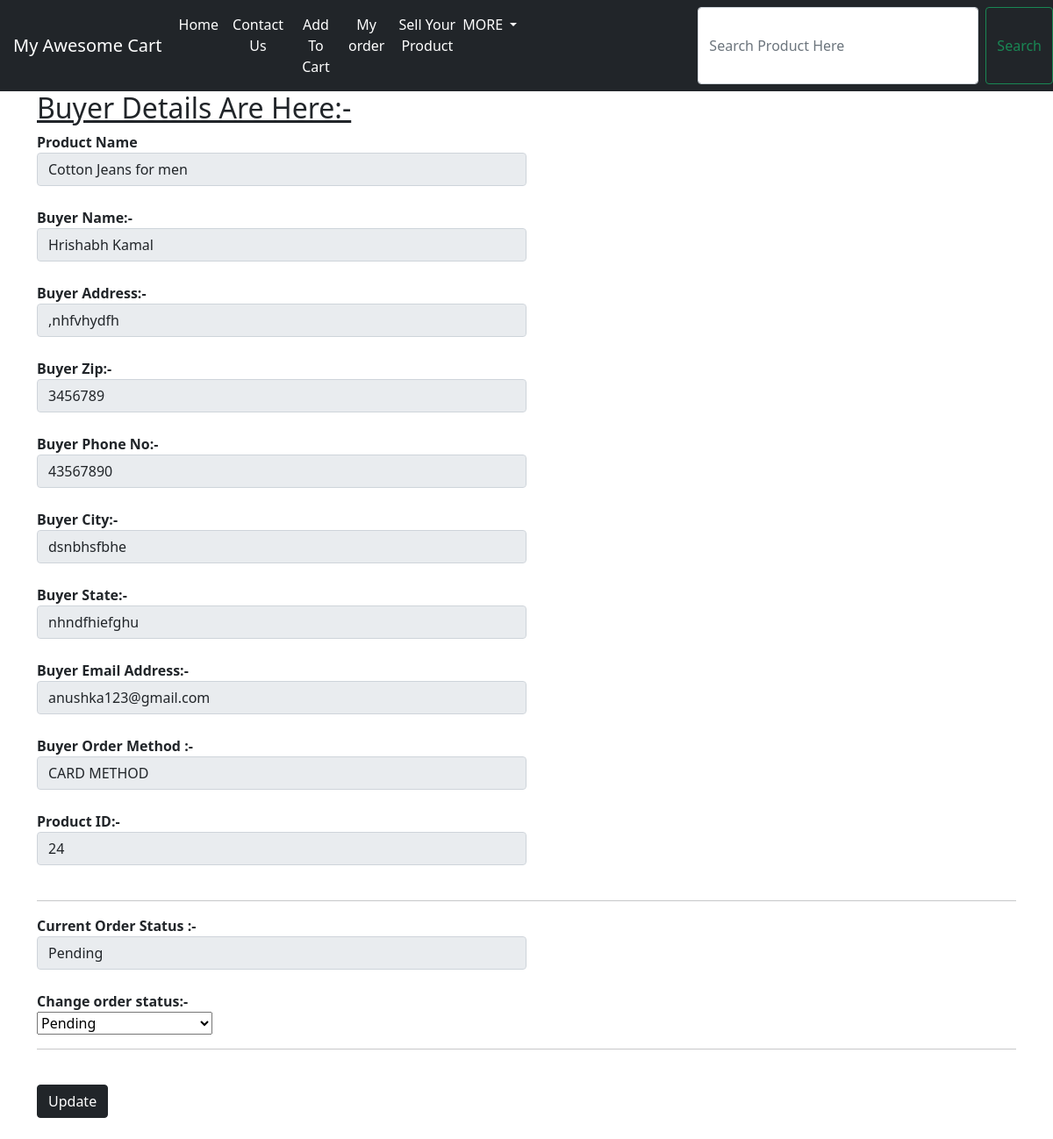
Page /shop/moredetail/122 on the committed database.
### shop/models.py (models this page shows, shortened)
class Order(models.Model):
    product_image=models.ImageField(upload_to="shop/images")
    product_name=models.CharField(max_length=200)
    product_price=models.CharField(max_length=200)
    name=models.CharField(max_length=50)
    email=models.CharField(max_length=50, default="")
    address1=models.CharField(max_length=100, default="")
    address2=models.CharField(max_length=400, default="")
    city=models.CharField(max_length=100, default="")
    state=models.CharField(max_length=50, default="")
    zip=models.IntegerField(default=0)
    phone=models.CharField(max_length=10,default="0")
    order_method=models.CharField(max_length=50, default="")
    product_id=models.CharField(max_length=1,default=0)
    admin_id=models.IntegerField(default="")
    user_uid=models.IntegerField(default=0)
    order_status=models.CharField(max_length=200,default="Pending")

### shop/views.py (the view)
# urls.py: path('moredetail/<int:myid>', views.moredetail,       name="moredetail"),
def moredetail(requests,myid):
    order= Order.objects.filter(id=myid)
    context={'order':order[0]}
    return render(requests, 'shop/moredetail.html',context)

### templates/shop/moredetail.html (shortened to what this page needs)
{% extends 'shop/basic.html' %}
{% block body %}
      <div class="container">
        <h2><u>Buyer Details Are Here:-</u></h2>
                <b><div class="form-group col-md-6">
                    <label for="name">Product Name</label>
                    <input readonly="readonly" class="form-control" id="name" value="{{order.product_name}}">
                </div><br>
                <div class="form-group col-md-6">
                	<label for="pr">Buyer Name:-</label>
    				<input id="pr" readonly="readonly" class="form-control" value="{{order.name}}"></input><br>
    			</div>
    			<div class="form-group col-md-6">
                	<label for="pr">Buyer Address:-</label>
    				<input id="pr" readonly="readonly" class="form-control" value="{{order.address1}},{{order.address2}}"></input><br>
    			</div>
    			<div class="form-group col-md-6">
                	<label for="pr">Buyer Zip:-</label>
    				<input id="pr" readonly="readonly" class="form-control" value="{{order.zip}}" ></input><br>
    			</div>
    			<div class="form-group col-md-6">
                	<label for="pr">Buyer Phone No:-</label>
    				<input id="pr" readonly="readonly" class="form-control" value="{{order.phone}}"></input><br>
    			</div>
    			<div class="form-group col-md-6">
                	<label for="pr">Buyer City:-</label>
    				<input id="pr" readonly="readonly" class="form-control" value="{{order.city}}"></input><br>
    			</div>
    			<div class="form-group col-md-6">
                	<label for="pr">Buyer State:-</label>
    				<input id="pr" readonly="readonly" class="form-control" value="{{order.state}}"></input><br>
    			</div>
    			<div class="form-group col-md-6">
                	<label for="pr">Buyer Email Address:-</label>
    				<input id="pr" readonly="readonly" class="form-control" value="{{order.email}}"></input><br>
    			</div>
                <div class="form-group col-md-6">
                    <label for="pr">Buyer Order Method :-</label>
                    <input id="pr" readonly="readonly" class="form-control" value="{{order.order_method}}"></input><br>
                </div>
                <div class="form-group col-md-6">
                    <label for="pr">Product ID:-</label>
                    <input id="pr" readonly="readonly" class="form-control" value="{{order.product_id}}"></input><br>
                </div>
                <hr>
                <div class="form-group col-md-6">
                    <label for="pr">Current Order Status :-</label>
                    <input id="pr" readonly="readonly" class="form-control" value="{{order.order_status}}"></input>
                </div>
                <br>
<form method="post" action="update2/{{order.id}}">{% csrf_token %}
{% if order.order_status == "Dispatched" %}
                <style>
               #order_status{
                width: 200px;
               }
               </style>
                <label for="order_status">Change order status:-</label><br>
                 <select name="order_status" id="order_status">
                    <option value="Dispatched">Dispatched</option>
                    <option value="Pending">Pending</option>
                    <option value="Delivered">Delivered</option>
                 </select>
                 <hr>
                 <br>
{% elif order.order_status == "Pending" %}
                <label for="order_status">Change order status:-</label><br>
                 <select name="order_status" id="order_status">
                    <option value="Pending">Pending</option>
                 </select>
                 <hr>
                 <br>
{% endif %}
                 <div class="form-group">
            <button type="submit" class="btn btn-dark">Update</button>
        </div><br>
</form>
{% endblock %}

### templates/shop/basic.html (style rules this page uses)
@media (min-width: 780px) { .btn { position: relative; top:0px; } }

### templates/shop/moredetail.html (style rules this page uses)
#order_status { width: 200px; }

### rows in the picture
Order: product_name "Cotton Jeans for men", name "Hrishabh Kamal", address2 ",nhfvhydfh", zip "3456789", phone "43567890", city "dsnbhsfbhe", state "nhndfhiefghu", email "anushka123@gmail.com", order_method "CARD METHOD", product_id "24", order_status "Pending"
